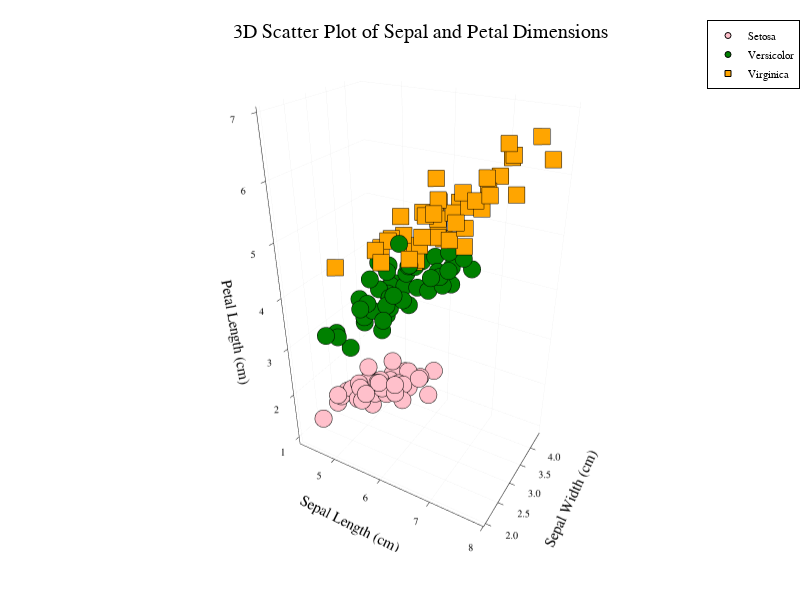

The code cell stored with this chart in its notebook:
### Code cell
# 3D plot of sepal_length, sepal_width, and petal_length with plots of each species
# 3D scatter plot for each species with different colors
plot()
StatsPlots.scatter3d!(df2[1][!,:sepal_length], df2[1][!,:sepal_width], df2[1][!,:petal_length],
    label="Setosa", color=:pink, marker=:circle, markersize=3)
StatsPlots.scatter3d!(df2[2][!,:sepal_length], df2[2][!,:sepal_width], df2[2][!,:petal_length],
    label="Versicolor", color=:green, marker=:circle, markersize=3)
StatsPlots.scatter3d!(df2[3][!,:sepal_length], df2[3][!,:sepal_width], df2[3][!,:petal_length],
    label="Virginica", color=:orange, marker=:rect, markersize=3)
title!("3D Scatter Plot of Sepal and Petal Dimensions")
xlabel!("Sepal Length (cm)")
ylabel!("Sepal Width (cm)")
zlabel!("Petal Length (cm)")

# adjust size of the plot
plot!(size=(800, 600)) # set size of the plot

### Figure 1 — Plotly figure (JSON) as saved in the notebook; plotly's stock layout.template omitted (floating-point values rounded to 4 significant figures)
{"data": [{"colorbar": {"len": 0.9105, "title": "", "x": 0.9951, "y": 0.5058}, "legendgroup": "Setosa", "marker": {"color": "rgba(255, 192, 203, 1.000)", "line": {"color": "rgba(0, 0, 0, 1.000)", "width": 1}, "size": 6, "symbol": "circle"}, "mode": "markers", "name": "Setosa", "scene": "scene", "showlegend": true, "type": "scatter3d", "x": [4.3, 4.4, 4.4, 4.4, 4.5, 4.6, 4.6, 4.6, 4.6, 4.7, 4.7, 4.8, 4.8, 4.8, 4.8, 4.8, 4.9, 4.9, 4.9, 4.9, 5, 5, 5, 5, 5, 5, 5, 5, 5.1, 5.1, 5.1, 5.1, 5.1, 5.1, 5.1, 5.1, 5.2, 5.2, 5.2, 5.3, 5.4, 5.4, 5.4, 5.4, 5.4, 5.5, 5.5, 5.7, 5.7, 5.8], "xaxis": "x", "y": [3, 2.9, 3, 3.2, 2.3, 3.1, 3.4, 3.6, 3.2, 3.2, 3.2, 3.4, 3, 3.4, 3.1, 3, 3, 3.1, 3.1, 3.6, 3.6, 3.4, 3, 3.4, 3.2, 3.5, 3.5, 3.3, 3.5, 3.5, 3.8, 3.7, 3.3, 3.4, 3.8, 3.8, 3.5, 3.4, 4.1, 3.7, 3.9, 3.7, 3.9, 3.4, 3.4, 4.2, 3.5, 4.4, 3.8, 4], "yaxis": "y", "z": [1.1, 1.4, 1.3, 1.3, 1.3, 1.5, 1.4, 1, 1.4, 1.3, 1.6, 1.6, 1.4, 1.9, 1.6, 1.4, 1.4, 1.5, 1.5, 1.4, 1.4, 1.5, 1.6, 1.6, 1.2, 1.3, 1.6, 1.4, 1.4, 1.4, 1.5, 1.5, 1.7, 1.5, 1.9, 1.6, 1.5, 1.4, 1.5, 1.5, 1.7, 1.5, 1.3, 1.7, 1.5, 1.4, 1.3, 1.5, 1.7, 1.2], "zaxis": "z"}, {"colorbar": {"len": 0.9105, "title": "", "x": 0.9951, "y": 0.5058}, "legendgroup": "Versicolor", "marker": {"color": "rgba(0, 128, 0, 1.000)", "line": {"color": "rgba(0, 0, 0, 1.000)", "width": 1}, "size": 6, "symbol": "circle"}, "mode": "markers", "name": "Versicolor", "scene": "scene", "showlegend": true, "type": "scatter3d", "x": [7, 6.4, 6.9, 5.5, 6.5, 5.7, 6.3, 4.9, 6.6, 5.2, 5, 5.9, 6, 6.1, 5.6, 6.7, 5.6, 5.8, 6.2, 5.6, 5.9, 6.1, 6.3, 6.1, 6.4, 6.6, 6.8, 6.7, 6, 5.7, 5.5, 5.5, 5.8, 6, 5.4, 6, 6.7, 6.3, 5.6, 5.5, 5.5, 6.1, 5.8, 5, 5.6, 5.7, 5.7, 6.2, 5.1, 5.7], "xaxis": "x", "y": [3.2, 3.2, 3.1, 2.3, 2.8, 2.8, 3.3, 2.4, 2.9, 2.7, 2, 3, 2.2, 2.9, 2.9, 3.1, 3, 2.7, 2.2, 2.5, 3.2, 2.8, 2.5, 2.8, 2.9, 3, 2.8, 3, 2.9, 2.6, 2.4, 2.4, 2.7, 2.7, 3, 3.4, 3.1, 2.3, 3, 2.5, 2.6, 3, 2.6, 2.3, 2.7, 3, 2.9, 2.9, 2.5, 2.8], "yaxis": "y", "z": [4.7, 4.5, 4.9, 4, 4.6, 4.5, 4.7, 3.3, 4.6, 3.9, 3.5, 4.2, 4, 4.7, 3.6, 4.4, 4.5, 4.1, 4.5, 3.9, 4.8, 4, 4.9, 4.7, 4.3, 4.4, 4.8, 5, 4.5, 3.5, 3.8, 3.7, 3.9, 5.1, 4.5, 4.5, 4.7, 4.4, 4.1, 4, 4.4, 4.6, 4, 3.3, 4.2, 4.2, 4.2, 4.3, 3, 4.1], "zaxis": "z"}, {"colorbar": {"len": 0.9105, "title": "", "x": 0.9951, "y": 0.5058}, "legendgroup": "Virginica", "marker": {"color": "rgba(255, 165, 0, 1.000)", "line": {"color": "rgba(0, 0, 0, 1.000)", "width": 1}, "size": 6, "symbol": "square"}, "mode": "markers", "name": "Virginica", "scene": "scene", "showlegend": true, "type": "scatter3d", "x": [6.3, 5.8, 7.1, 6.3, 6.5, 7.6, 4.9, 7.3, 6.7, 7.2, 6.5, 6.4, 6.8, 5.7, 5.8, 6.4, 6.5, 7.7, 7.7, 6, 6.9, 5.6, 7.7, 6.3, 6.7, 7.2, 6.2, 6.1, 6.4, 7.2, 7.4, 7.9, 6.4, 6.3, 6.1, 7.7, 6.3, 6.4, 6, 6.9, 6.7, 6.9, 5.8, 6.8, 6.7, 6.7, 6.3, 6.5, 6.2, 5.9], "xaxis": "x", "y": [3.3, 2.7, 3, 2.9, 3, 3, 2.5, 2.9, 2.5, 3.6, 3.2, 2.7, 3, 2.5, 2.8, 3.2, 3, 3.8, 2.6, 2.2, 3.2, 2.8, 2.8, 2.7, 3.3, 3.2, 2.8, 3, 2.8, 3, 2.8, 3.8, 2.8, 2.8, 2.6, 3, 3.4, 3.1, 3, 3.1, 3.1, 3.1, 2.7, 3.2, 3.3, 3, 2.5, 3, 3.4, 3], "yaxis": "y", "z": [6, 5.1, 5.9, 5.6, 5.8, 6.6, 4.5, 6.3, 5.8, 6.1, 5.1, 5.3, 5.5, 5, 5.1, 5.3, 5.5, 6.7, 6.9, 5, 5.7, 4.9, 6.7, 4.9, 5.7, 6, 4.8, 4.9, 5.6, 5.8, 6.1, 6.4, 5.6, 5.1, 5.6, 6.1, 5.6, 5.5, 4.8, 5.4, 5.6, 5.1, 5.1, 5.9, 5.7, 5.2, 5, 5.2, 5.4, 5.1], "zaxis": "z"}], "layout": {"annotations": [{"font": {"color": "rgba(0, 0, 0, 1.000)", "family": "sans-serif", "size": 20}, "rotation": 0, "showarrow": false, "text": "3D Scatter Plot of Sepal and Petal Dimensions", "x": 0.5262, "xanchor": "center", "xref": "paper", "y": 1, "yanchor": "top", "yref": "paper"}], "height": 600, "legend": {"bgcolor": "rgba(255, 255, 255, 1.000)", "bordercolor": "rgba(0, 0, 0, 1.000)", "borderwidth": 1, "font": {"color": "rgba(0, 0, 0, 1.000)", "family": "sans-serif", "size": 11}, "title": {"font": {"color": "rgba(0, 0, 0, 1.000)", "family": "sans-serif", "size": 15}, "text": ""}, "tracegroupgap": 0, "traceorder": "normal", "x": 1, "xanchor": "auto", "y": 1, "yanchor": "auto"}, "margin": {"b": 20, "l": 0, "r": 0, "t": 20}, "paper_bgcolor": "rgba(255, 255, 255, 1.000)", "plot_bgcolor": "rgba(255, 255, 255, 1.000)", "scene": {"camera": {"eye": {"x": 1.126, "y": -1.95, "z": 1.3}, "projection": "orthographic"}, "domain": {"x": [0.05735, 0.9951], "y": [0.05054, 0.961]}, "xaxis": {"gridcolor": "rgba(0, 0, 0, 0.100)", "gridwidth": 0.5, "linecolor": "rgba(0, 0, 0, 1.000)", "mirror": false, "range": [4.192, 8.008], "showgrid": true, "showline": true, "showticklabels": true, "tickangle": 0, "tickcolor": "rgb(0, 0, 0)", "tickfont": {"color": "rgba(0, 0, 0, 1.000)", "family": "sans-serif", "size": 11}, "tickmode": "array", "ticks": "inside", "ticktext": ["5", "6", "7", "8"], "tickvals": [5, 6, 7, 8], "title": "Sepal Length (cm)", "titlefont": {"color": "rgba(0, 0, 0, 1.000)", "family": "sans-serif", "size": 15}, "type": "-", "visible": true, "zeroline": false, "zerolinecolor": "rgba(0, 0, 0, 1.000)"}, "yaxis": {"gridcolor": "rgba(0, 0, 0, 0.100)", "gridwidth": 0.5, "linecolor": "rgba(0, 0, 0, 1.000)", "mirror": false, "range": [1.928, 4.472], "showgrid": true, "showline": true, "showticklabels": true, "tickangle": 0, "tickcolor": "rgb(0, 0, 0)", "tickfont": {"color": "rgba(0, 0, 0, 1.000)", "family": "sans-serif", "size": 11}, "tickmode": "array", "ticks": "inside", "ticktext": ["2.0", "2.5", "3.0", "3.5", "4.0"], "tickvals": [2, 2.5, 3, 3.5, 4], "title": "Sepal Width (cm)", "titlefont": {"color": "rgba(0, 0, 0, 1.000)", "family": "sans-serif", "size": 15}, "type": "-", "visible": true, "zeroline": false, "zerolinecolor": "rgba(0, 0, 0, 1.000)"}, "zaxis": {"gridcolor": "rgba(0, 0, 0, 0.100)", "gridwidth": 0.5, "linecolor": "rgba(0, 0, 0, 1.000)", "mirror": false, "range": [0.823, 7.077], "showgrid": true, "showline": true, "showticklabels": true, "tickangle": 0, "tickcolor": "rgb(0, 0, 0)", "tickfont": {"color": "rgba(0, 0, 0, 1.000)", "family": "sans-serif", "size": 11}, "tickmode": "array", "ticks": "inside", "ticktext": ["1", "2", "3", "4", "5", "6", "7"], "tickvals": [1, 2, 3, 4, 5, 6, 7], "title": "Petal Length (cm)", "titlefont": {"color": "rgba(0, 0, 0, 1.000)", "family": "sans-serif", "size": 15}, "type": "-", "visible": true, "zeroline": false, "zerolinecolor": "rgba(0, 0, 0, 1.000)"}}, "showlegend": true, "width": 800}}
